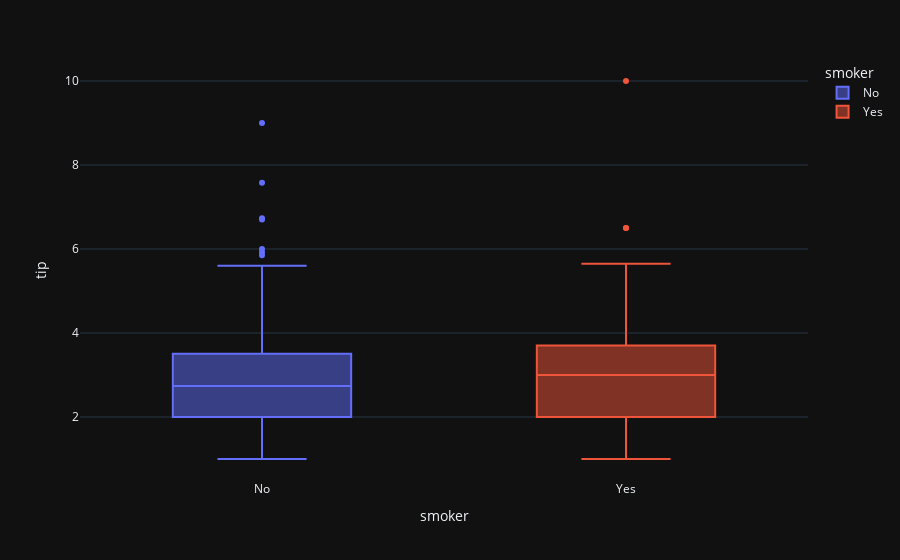

Notebook code cell kept with this figure:
### Markdown cell above
## Boxplot
> A boxplot gives a nice summary of one or several numeric variables. The line that
divides the box into 2 parts represents the median of the data

### Code cell
fig = px.box(data_frame=df,
             x = "smoker",
             y = "tip",
             color="smoker")
fig.show()

### Figure 1 — Plotly figure (JSON) as saved in the notebook; plotly's stock layout.template omitted (floating-point values rounded to 4 significant figures; data arrays with more than 128 entries replaced by an {"elided": "..."} marker saying what was removed)
{"data": [{"alignmentgroup": "True", "hovertemplate": "smoker=%{x}<br>tip=%{y}<extra></extra>", "legendgroup": "No", "marker": {"color": "#636efa"}, "name": "No", "notched": false, "offsetgroup": "No", "orientation": "v", "showlegend": true, "x": {"elided": "151 str values"}, "x0": " ", "xaxis": "x", "y": {"elided": "151 float values"}, "y0": " ", "yaxis": "y", "type": "box"}, {"alignmentgroup": "True", "hovertemplate": "smoker=%{x}<br>tip=%{y}<extra></extra>", "legendgroup": "Yes", "marker": {"color": "#EF553B"}, "name": "Yes", "notched": false, "offsetgroup": "Yes", "orientation": "v", "showlegend": true, "x": ["Yes", "Yes", "Yes", "Yes", "Yes", "Yes", "Yes", "Yes", "Yes", "Yes", "Yes", "Yes", "Yes", "Yes", "Yes", "Yes", "Yes", "Yes", "Yes", "Yes", "Yes", "Yes", "Yes", "Yes", "Yes", "Yes", "Yes", "Yes", "Yes", "Yes", "Yes", "Yes", "Yes", "Yes", "Yes", "Yes", "Yes", "Yes", "Yes", "Yes", "Yes", "Yes", "Yes", "Yes", "Yes", "Yes", "Yes", "Yes", "Yes", "Yes", "Yes", "Yes", "Yes", "Yes", "Yes", "Yes", "Yes", "Yes", "Yes", "Yes", "Yes", "Yes", "Yes", "Yes", "Yes", "Yes", "Yes", "Yes", "Yes", "Yes", "Yes", "Yes", "Yes", "Yes", "Yes", "Yes", "Yes", "Yes", "Yes", "Yes", "Yes", "Yes", "Yes", "Yes", "Yes", "Yes", "Yes", "Yes", "Yes", "Yes", "Yes", "Yes", "Yes"], "x0": " ", "xaxis": "x", "y": [3.0, 1.76, 3.21, 2.0, 1.98, 3.76, 1.0, 2.09, 3.14, 5.0, 3.08, 3.0, 5.0, 3.0, 1.0, 4.3, 4.73, 4.0, 1.5, 3.0, 2.5, 3.0, 2.5, 3.48, 1.64, 4.06, 4.29, 4.0, 2.0, 3.0, 1.61, 2.0, 10.0, 3.16, 5.15, 3.18, 4.0, 3.11, 2.0, 2.0, 4.0, 3.55, 3.68, 5.65, 3.5, 6.5, 3.0, 3.5, 2.0, 3.5, 4.0, 1.5, 4.19, 2.56, 2.02, 4.0, 2.0, 5.0, 2.0, 2.0, 4.0, 2.01, 2.0, 2.5, 4.0, 3.23, 3.41, 3.0, 2.03, 2.23, 2.0, 5.16, 2.5, 6.5, 1.1, 3.0, 1.5, 1.44, 3.09, 2.2, 3.48, 1.92, 1.58, 2.5, 2.0, 2.88, 2.0, 3.0, 3.0, 1.0, 1.17, 2.0, 2.0], "y0": " ", "yaxis": "y", "type": "box"}], "layout": {"xaxis": {"anchor": "y", "domain": [0.0, 1.0], "title": {"text": "smoker"}, "categoryorder": "array", "categoryarray": ["No", "Yes"]}, "yaxis": {"anchor": "x", "domain": [0.0, 1.0], "title": {"text": "tip"}}, "legend": {"title": {"text": "smoker"}, "tracegroupgap": 0}, "margin": {"t": 60}, "boxmode": "overlay"}}
